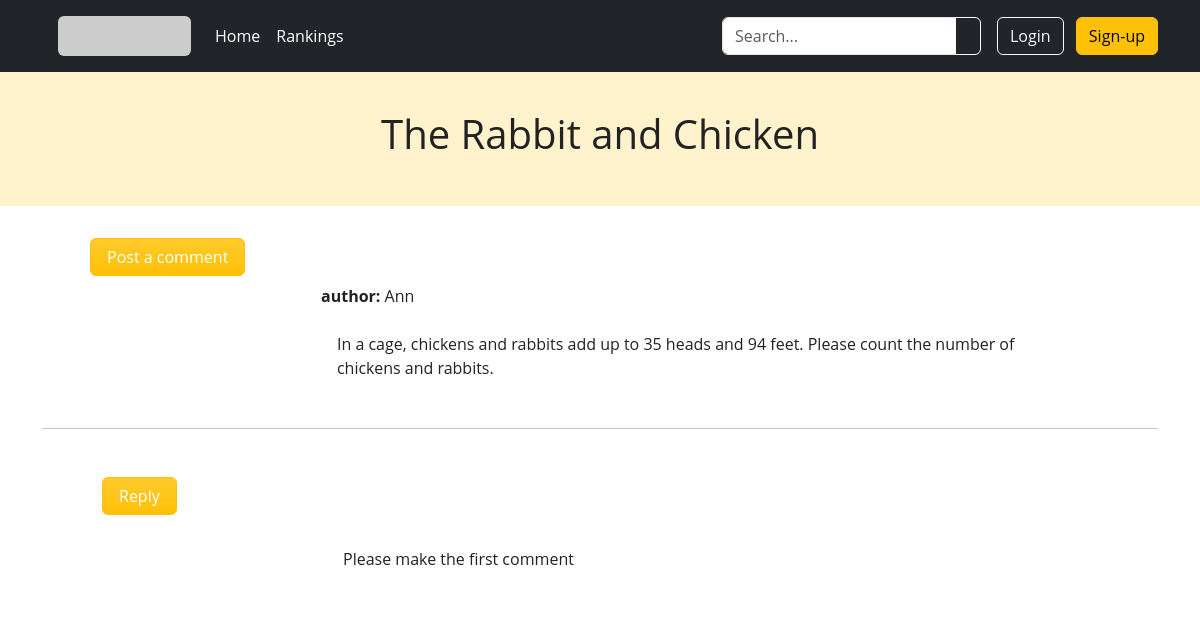
The page /post-details/1 on the database as committed earlier.
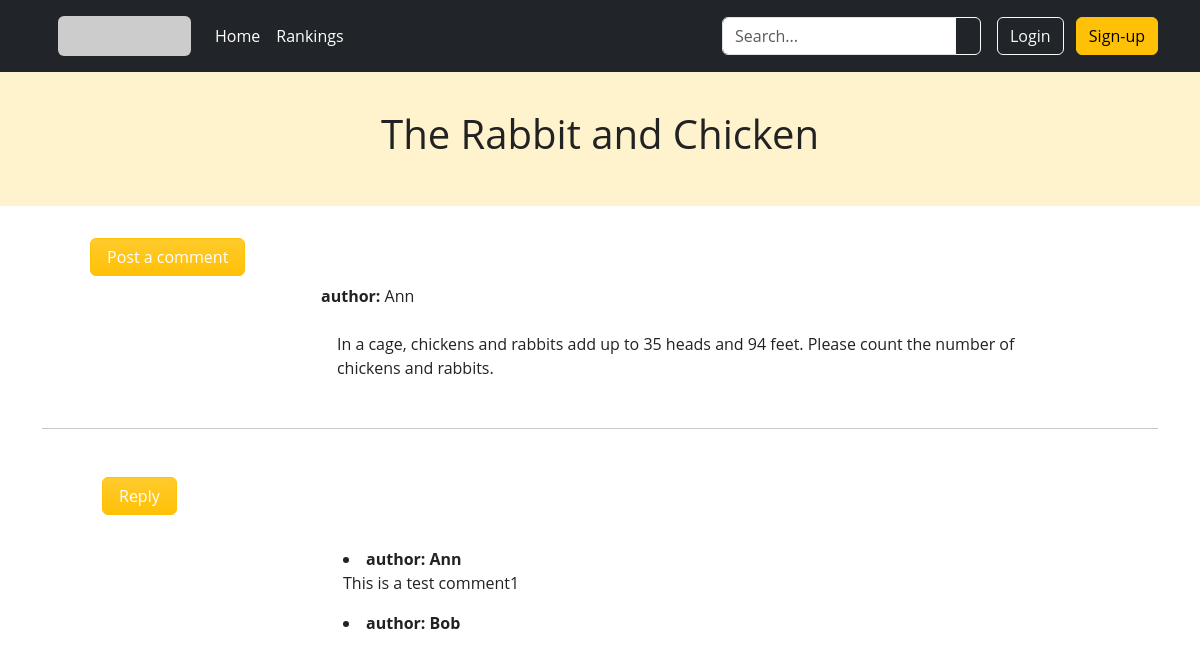
The same page on the database as committed later.
### app/models.py (models this page shows, shortened)
class Comment(db.Model):
    id = db.Column(db.Integer, primary_key=True)
    body = db.Column(db.String(1024))
    timestamp = db.Column(db.DateTime, default=datetime.utcnow)
    author_id = db.Column(db.Integer, db.ForeignKey('user.id'), index=True)
    post_id = db.Column(db.Integer, db.ForeignKey('post.id'), index=True)

class User(db.Model, UserMixin):
    id = db.Column(db.Integer, primary_key=True)
    username = db.Column(db.String(16), index=True, unique=True)
    email = db.Column(db.String(64), index=True, unique=True)
    password_hash = db.Column(db.String(256))
    credit = db.Column(db.Integer, default=0)
    posts = db.relationship('Post', backref='author', lazy=True)
    comments = db.relationship('Comment', backref='author', lazy='dynamic')

### app/routes.py (the view)
@app.route('/post-details/<int:post_id>')
def postDetails(post_id):
    post = Post.query.get_or_404(post_id)
    comments = Comment.query.filter_by(post_id=post_id).all()
    return render_template("post-details.html", title='Post details', post=post, comments=comments)

### app/templates/post-details.html (shortened to what this page needs)
{% extends "base.html" %}
{% block style %}
<link rel="stylesheet" href="{{ url_for('static', filename='css/post-details.css') }}">
{% endblock %}
{% block main %}
<div class="header">
    <h1 class="danger-text">{{ post.title }}</h1>
</div>
<div class="container">
    <div class="row clearfix">
        <div class="col-12 col-md-3 column">
            <button type="button" class="btn btn-warning bg-gradient text-white px-3 mx-5 reply" data-bs-toggle="modal"
                data-bs-target="#ModalComment" id="newpostpageBtn">Post a comment
            </button>
        </div>
        <div class="row  mt-2">
            <div class="col-12 col-md-3"></div>
            <div class="col-12 col-md-9">
                <span class="--bs-danger-bg-subtle"><b>author:</b> {{post.author.username}}</span>
                <div class="author-content p-3  mt-2" style="max-width: 90%; overflow-y: auto;">
                    <p>{{post.body}}</p>
                </div>
            </div>
        </div>
    </div>
    <hr>
    <div class="container">
        <div class="row clearfix">
            <div class="col-12 col-md-3 column">
                <button type="button" class="btn btn-warning bg-gradient text-white px-3 mx-5 reply"
                    data-bs-toggle="modal" data-bs-target="#ModalReply" id="newpostpageBtn">Reply
                </button>
            </div>
            <div class="row  mt-2">
                <div class="col-12 col-md-3"></div>
                <div class="col-12 col-md-9">
                    <div class="comment-content p-3  mt-2" style="max-width: 90%; overflow-y: auto;">
                        {% if comments %}
                        {% for comment in comments %}
                                <li>
                                    <span class="--bs-danger-bg-subtle mt-0"><b>author: {{ comment.author.username }}</b></span>
                                    <p> {{ comment.body }}</p>
                                </li>
                            {% endfor %}
                        {% else %}
                                <p>Please make the first comment</p>
                        {% endif %}
                    </div>
                </div>
            </div>
        </div>
        {% endblock %}

Rows that differ between the two databases and show on the page:
added Comment: author.username "Ann", body "This is a test comment1"
added Comment: author.username "Bob"
Other text that changed with them:
text no longer shown: "Please make the first comment"
